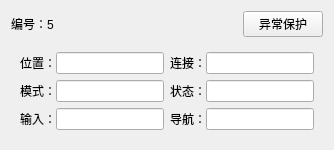
                  <widget class="QWidget" name="widget_96" native="true">
                   <layout class="QVBoxLayout" name="verticalLayout_27" stretch="1,3">
                    <item>
                     <layout class="QHBoxLayout" name="horizontalLayout_81">
                      <item>
                       <widget class="QLabel" name="label_78">
                        <property name="text">
                         <string>编号：5</string>
                        </property>
                       </widget>
                      </item>
                      <item>
                       <spacer name="horizontalSpacer_12">
                        <property name="orientation">
                         <enum>Qt::Horizontal</enum>
                        </property>
                        <property name="sizeHint" stdset="0">
                         <size>
                          <width>40</width>
                          <height>20</height>
                         </size>
                        </property>
                       </spacer>
                      </item>
                      <item>
                       <widget class="QPushButton" name="pushButton_29">
                        <property name="text">
                         <string>异常保护</string>
                        </property>
                       </widget>
                      </item>
                     </layout>
                    </item>
                    <item>
                     <widget class="QWidget" name="widget_97" native="true">
                      <layout class="QGridLayout" name="gridLayout_17">
                       <item row="0" column="0">
                        <widget class="QWidget" name="widget_98" native="true">
                         <layout class="QHBoxLayout" name="horizontalLayout_82">
                          <property name="spacing">
                           <number>0</number>
                          </property>
                          <property name="leftMargin">
                           <number>0</number>
                          </property>
                          <property name="topMargin">
                           <number>0</number>
                          </property>
                          <property name="rightMargin">
                           <number>0</number>
                          </property>
                          <property name="bottomMargin">
                           <number>0</number>
                          </property>
                          <item>
                           <widget class="QLabel" name="label_79">
                            <property name="text">
                             <string>位置：</string>
                            </property>
                           </widget>
                          </item>
                          <item>
                           <widget class="QLineEdit" name="lineEdit_65"/>
                          </item>
                         </layout>
                        </widget>
                       </item>
                       <item row="0" column="1">
                        <widget class="QWidget" name="widget_99" native="true">
                         <layout class="QHBoxLayout" name="horizontalLayout_83">
                          <property name="spacing">
                           <number>0</number>
                          </property>
                          <property name="leftMargin">
                           <number>0</number>
                          </property>
                          <property name="topMargin">
                           <number>0</number>
                          </property>
                          <property name="rightMargin">
                           <number>0</number>
                          </property>
                          <property name="bottomMargin">
                           <number>0</number>
                          </property>
                          <item>
                           <widget class="QLabel" name="label_80">
                            <property name="text">
                             <string>连接：</string>
                            </property>
                           </widget>
                          </item>
                          <item>
                           <widget class="QLineEdit" name="lineEdit_66"/>
                          </item>
                         </layout>
                        </widget>
                       </item>
                       <item row="1" column="0">
                        <widget class="QWidget" name="widget_100" native="true">
                         <layout class="QHBoxLayout" name="horizontalLayout_84">
                          <property name="spacing">
                           <number>0</number>
                          </property>
                          <property name="leftMargin">
                           <number>0</number>
                          </property>
                          <property name="topMargin">
                           <number>0</number>
                          </property>
                          <property name="rightMargin">
                           <number>0</number>
                          </property>
                          <property name="bottomMargin">
                           <number>0</number>
                          </property>
                          <item>
                           <widget class="QLabel" name="label_81">
                            <property name="text">
                             <string>模式：</string>
                            </property>
                           </widget>
                          </item>
                          <item>
                           <widget class="QLineEdit" name="lineEdit_67"/>
                          </item>
                         </layout>
                        </widget>
                       </item>
                       <item row="1" column="1">
                        <widget class="QWidget" name="widget_101" native="true">
                         <layout class="QHBoxLayout" name="horizontalLayout_85">
                          <property name="spacing">
                           <number>0</number>
                          </property>
                          <property name="leftMargin">
                           <number>0</number>
                          </property>
                          <property name="topMargin">
                           <number>0</number>
                          </property>
                          <property name="rightMargin">
                           <number>0</number>
                          </property>
                          <property name="bottomMargin">
                           <number>0</number>
                          </property>
                          <item>
                           <widget class="QLabel" name="label_82">
                            <property name="text">
                             <string>状态：</string>
                            </property>
                           </widget>
                          </item>
                          <item>
                           <widget class="QLineEdit" name="lineEdit_68"/>
                          </item>
                         </layout>
                        </widget>
                       </item>
                       <item row="2" column="0">
                        <widget class="QWidget" name="widget_102" native="true">
                         <layout class="QHBoxLayout" name="horizontalLayout_86">
                          <property name="spacing">
                           <number>0</number>
                          </property>
                          <property name="leftMargin">
                           <number>0</number>
                          </property>
                          <property name="topMargin">
                           <number>0</number>
                          </property>
                          <property name="rightMargin">
                           <number>0</number>
                          </property>
                          <property name="bottomMargin">
                           <number>0</number>
                          </property>
                          <item>
                           <widget class="QLabel" name="label_83">
                            <property name="text">
                             <string>输入：</string>
                            </property>
                           </widget>
                          </item>
                          <item>
                           <widget class="QLineEdit" name="lineEdit_69"/>
                          </item>
                         </layout>
                        </widget>
                       </item>
                       <item row="2" column="1">
                        <widget class="QWidget" name="widget_103" native="true">
                         <layout class="QHBoxLayout" name="horizontalLayout_87">
                          <property name="spacing">
                           <number>0</number>
                          </property>
                          <property name="leftMargin">
                           <number>0</number>
                          </property>
                          <property name="topMargin">
                           <number>0</number>
                          </property>
                          <property name="rightMargin">
                           <number>0</number>
                          </property>
                          <property name="bottomMargin">
                           <number>0</number>
                          </property>
                          <item>
                           <widget class="QLabel" name="label_84">
                            <property name="text">
                             <string>导航：</string>
                            </property>
                           </widget>
                          </item>
                          <item>
                           <widget class="QLineEdit" name="lineEdit_70"/>
                          </item>
                         </layout>
                        </widget>
                       </item>
                      </layout>
                     </widget>
                    </item>
                   </layout>
                  </widget>
